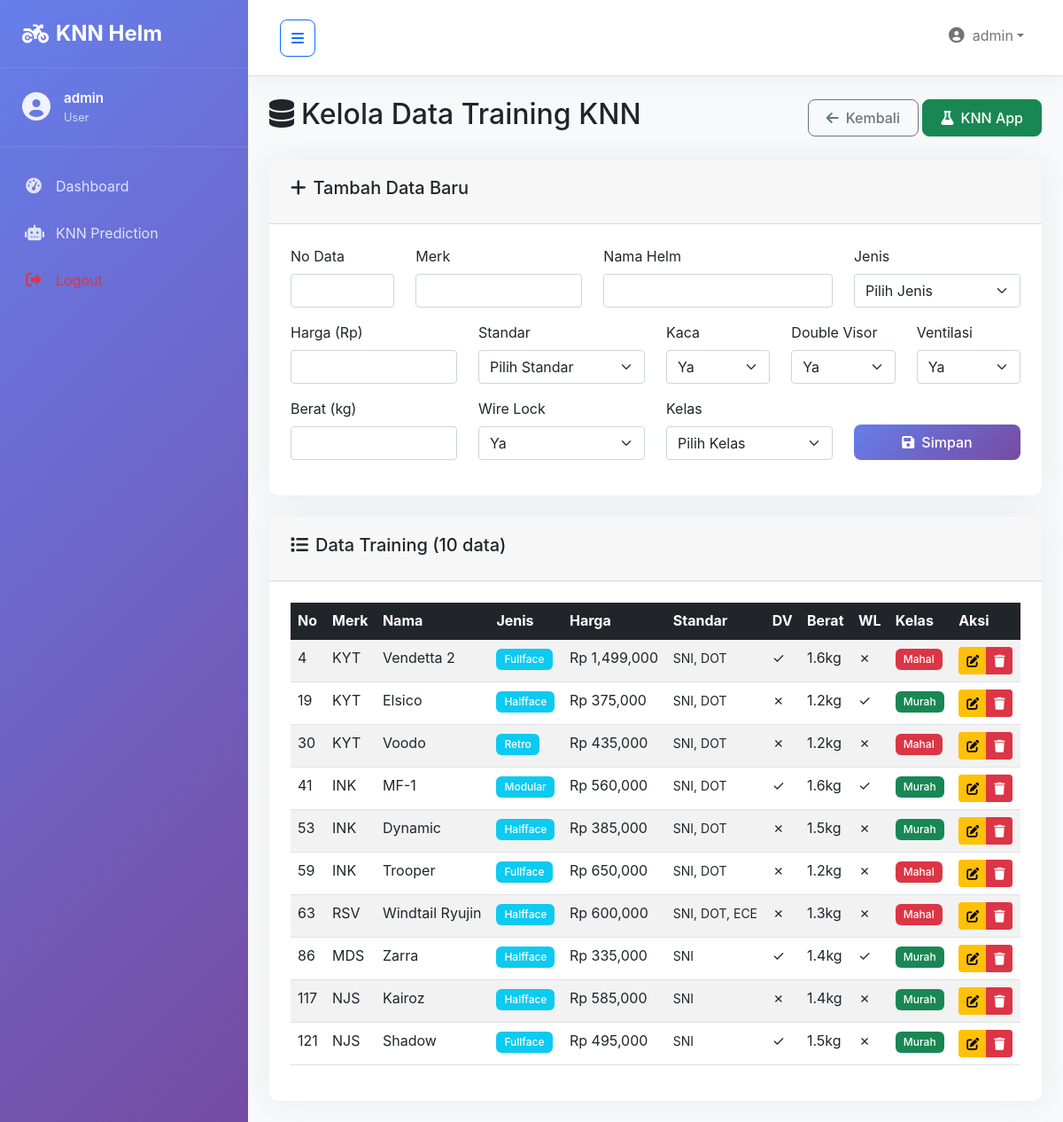
The app's page /pages/knn_data.php (signed in) with its own data.
### tables this page shows
CREATE TABLE `knn_training_data` (
    `id` INT PRIMARY KEY AUTO_INCREMENT,
    `no_data` INT NOT NULL,
    `merk` VARCHAR(50) NOT NULL,
    `nama` VARCHAR(100) NOT NULL,
    `jenis` ENUM('Fullface', 'Halfface', 'Retro', 'Modular') NOT NULL,
    `harga` INT NOT NULL,
    `standar` VARCHAR(100) NOT NULL,
    `kaca` ENUM('Ya', 'No') NOT NULL DEFAULT 'Ya',
    `double_visor` ENUM('Ya', 'No') NOT NULL DEFAULT 'No',
    `ventilasi_udara` ENUM('Ya', 'No') NOT NULL DEFAULT 'Ya',
    `berat` DECIMAL(3,1) NOT NULL,
    `wire_lock` ENUM('Ya', 'No') NOT NULL DEFAULT 'No',
    `kelas` ENUM('Mahal', 'Murah') NOT NULL,
    `created_at` TIMESTAMP DEFAULT CURRENT_TIMESTAMP
);

### pages/knn_data.php (the view, shortened to what this page needs)
<?php
require_once '../config/db.php';
$edit_data = null;
$sql = "SELECT * FROM knn_training_data ORDER BY no_data";
$result = $conn->query($sql);
?>
<!DOCTYPE html>
<html lang="id">
<head>
    <link href="https://cdn.jsdelivr.net/npm/bootstrap@5.1.3/dist/css/bootstrap.min.css" rel="stylesheet">
    <link href="https://cdnjs.cloudflare.com/ajax/libs/font-awesome/6.0.0/css/all.min.css" rel="stylesheet">
    <link href="../assets/css/dashboard.css" rel="stylesheet">
</head>
<body>
    <div class="wrapper">
        <?php include '../includes/sidebar.php'; ?>
        <div id="content" class="content">
            <nav class="navbar navbar-expand-lg navbar-light bg-white border-bottom">
                <div class="container-fluid">
                    <button type="button" id="sidebarCollapse" class="btn btn-outline-primary">
                        <i class="fas fa-bars"></i>
                    </button>
                    <div class="navbar-nav ms-auto">
                        <div class="nav-item dropdown">
                            <a class="nav-link dropdown-toggle" href="#" id="navbarDropdown" role="button" data-bs-toggle="dropdown">
                                <i class="fas fa-user-circle me-2"></i>
                                <?php echo $_SESSION['username']; ?>
                            </a>
                        </div>
                    </div>
                </div>
            </nav>
            <div class="container-fluid p-4">
                <div class="d-flex justify-content-between align-items-center mb-4">
                    <h2><i class="fas fa-database me-2"></i>Kelola Data Training KNN</h2>
                    <div>
                        <a href="dashboard.php" class="btn btn-outline-secondary">
                            <i class="fas fa-arrow-left me-2"></i>Kembali
                        </a>
                        <a href="../knn_app.py" class="btn btn-success" target="_blank">
                            <i class="fas fa-flask me-2"></i>KNN App
                        </a>
                    </div>
                </div>
                <div class="card mb-4">
                    <div class="card-header">
                        <h5><i class="fas fa-plus me-2"></i><?= $edit_data ? 'Edit Data' : 'Tambah Data Baru' ?></h5>
                    </div>
                    <div class="card-body">
                        <form method="POST">
                            <div class="row">
                                <div class="col-md-2">
                                    <div class="mb-3">
                                        <label class="form-label">No Data</label>
                                        <input type="number" class="form-control" name="no_data"
                                               value="<?= $edit_data['no_data'] ?? '' ?>" required>
                                    </div>
                                </div>
                                <div class="col-md-3">
                                    <div class="mb-3">
                                        <label class="form-label">Merk</label>
                                        <input type="text" class="form-control" name="merk"
                                               value="<?= $edit_data['merk'] ?? '' ?>" required>
                                    </div>
                                </div>
                                <div class="col-md-4">
                                    <div class="mb-3">
                                        <label class="form-label">Nama Helm</label>
                                        <input type="text" class="form-control" name="nama"
                                               value="<?= $edit_data['nama'] ?? '' ?>" required>
                                    </div>
                                </div>
                                <div class="col-md-3">
                                    <div class="mb-3">
                                        <label class="form-label">Jenis</label>
                                        <select class="form-select" name="jenis" required>
                                            <option value="">Pilih Jenis</option>
                                        </select>
                                    </div>
                                </div>
                            </div>
                            <div class="row">
                                <div class="col-md-3">
                                    <div class="mb-3">
                                        <label class="form-label">Harga (Rp)</label>
                                        <input type="number" class="form-control" name="harga"
                                               value="<?= $edit_data['harga'] ?? '' ?>" required>
                                    </div>
                                </div>
                                <div class="col-md-3">
                                    <div class="mb-3">
                                        <label class="form-label">Standar</label>
                                        <select class="form-select" name="standar" required>
                                            <option value="">Pilih Standar</option>
                                        </select>
                                    </div>
                                </div>
                                <div class="col-md-2">
                                    <div class="mb-3">
                                        <label class="form-label">Kaca</label>
                                        <select class="form-select" name="kaca" required>
                                            <option value="Ya" <?= ($edit_data['kaca'] ?? '') == 'Ya' ? 'selected' : '' ?>>Ya</option>
                                        </select>
                                    </div>
                                </div>
                                <div class="col-md-2">
                                    <div class="mb-3">
                                        <label class="form-label">Double Visor</label>
                                        <select class="form-select" name="double_visor" required>
                                            <option value="Ya" <?= ($edit_data['double_visor'] ?? '') == 'Ya' ? 'selected' : '' ?>>Ya</option>
                                        </select>
                                    </div>
                                </div>
                                <div class="col-md-2">
                                    <div class="mb-3">
                                        <label class="form-label">Ventilasi</label>
                                        <select class="form-select" name="ventilasi_udara" required>
                                            <option value="Ya" <?= ($edit_data['ventilasi_udara'] ?? '') == 'Ya' ? 'selected' : '' ?>>Ya</option>
                                        </select>
                                    </div>
                                </div>
                            </div>
                            <div class="row">
                                <div class="col-md-3">
                                    <div class="mb-3">
                                        <label class="form-label">Berat (kg)</label>
                                        <input type="number" step="0.1" class="form-control" name="berat"
                                               value="<?= $edit_data['berat'] ?? '' ?>" required>
                                    </div>
                                </div>
                                <div class="col-md-3">
                                    <div class="mb-3">
                                        <label class="form-label">Wire Lock</label>
                                        <select class="form-select" name="wire_lock" required>
                                            <option value="Ya" <?= ($edit_data['wire_lock'] ?? '') == 'Ya' ? 'selected' : '' ?>>Ya</option>
                                        </select>
                                    </div>
                                </div>
                                <div class="col-md-3">
                                    <div class="mb-3">
                                        <label class="form-label">Kelas</label>
                                        <select class="form-select" name="kelas" required>
                                            <option value="">Pilih Kelas</option>
                                        </select>
                                    </div>
                                </div>
                                <div class="col-md-3 d-flex align-items-end">
                                    <div class="mb-3 w-100">
                                        <button type="submit" class="btn btn-primary w-100">
                                            <i class="fas fa-save me-2"></i><?= $edit_data ? 'Update' : 'Simpan' ?>
                                        </button>
                                    </div>
                                </div>
                            </div>
                        </form>
                    </div>
                </div>
                <div class="card">
                    <div class="card-header">
                        <h5><i class="fas fa-list me-2"></i>Data Training (<?= $result->num_rows ?> data)</h5>
                    </div>
                    <div class="card-body">
                        <div class="table-responsive">
                            <table class="table table-striped table-hover">
                                <thead class="table-dark">
                                    <tr>
                                        <th>No</th>
                                        <th>Merk</th>
                                        <th>Nama</th>
                                        <th>Jenis</th>
                                        <th>Harga</th>
                                        <th>Standar</th>
                                        <th>DV</th>
                                        <th>Berat</th>
                                        <th>WL</th>
                                        <th>Kelas</th>
                                        <th>Aksi</th>
                                    </tr>
                                </thead>
                                <tbody>
                                    <?php if ($result->num_rows > 0): ?>
                                        <?php while ($row = $result->fetch_assoc()): ?>
                                        <tr>
                                            <td><?= $row['no_data'] ?></td>
                                            <td><?= $row['merk'] ?></td>
                                            <td><?= $row['nama'] ?></td>
                                            <td><span class="badge bg-info"><?= $row['jenis'] ?></span></td>
                                            <td>Rp <?= number_format($row['harga']) ?></td>
                                            <td><small><?= $row['standar'] ?></small></td>
                                            <td><?= $row['double_visor'] == 'Ya' ? '✓' : '✗' ?></td>
                                            <td><?= $row['berat'] ?>kg</td>
                                            <td><?= $row['wire_lock'] == 'Ya' ? '✓' : '✗' ?></td>
                                            <td>
                                                <span class="badge bg-<?= $row['kelas'] == 'Mahal' ? 'danger' : 'success' ?>">
                                                    <?= $row['kelas'] ?>
                                                </span>
                                            </td>
                                            <td>
                                                <div class="btn-group btn-group-sm">
                                                    <a href="?action=edit&id=<?= $row['id'] ?>" class="btn btn-warning">
                                                        <i class="fas fa-edit"></i>
                                                    </a>
                                                    <a href="?action=delete&id=<?= $row['id'] ?>" class="btn btn-danger"
                                                       onclick="return confirm('Yakin hapus data ini?')">
                                                        <i class="fas fa-trash"></i>
                                                    </a>
                                                </div>
                                            </td>
                                        </tr>
                                        <?php endwhile; ?>
                                    <?php else: ?>
                                        <tr>
                                            <td colspan="11" class="text-center">Tidak ada data</td>
                                        </tr>
                                    <?php endif; ?>
                                </tbody>
                            </table>
                        </div>
                    </div>
                </div>
            </div>
        </div>
    </div>
</body>
</html>

### assets/css/dashboard.css (style rules this page uses)
:root { --primary-color: #667eea; --secondary-color: #764ba2; --sidebar-width: 280px; --sidebar-collapsed-width: 70px; --header-height: 70px; --border-radius: 10px; --box-shadow: 0 0 35px 0 rgba(154, 161, 171, 0.15); --transition: all 0.3s ease; }
body { font-family: 'Inter', -apple-system, BlinkMacSystemFont, 'Segoe UI', Roboto, sans-serif; background-color: #f8f9fa; margin: 0; padding: 0; }
.wrapper { display: flex; width: 100%; align-items: stretch; min-height: 100vh; }
.nav-item { margin-bottom: 5px; }
.nav-link { display: flex; align-items: center; padding: 12px 25px; color: rgba(255, 255, 255, 0.8); text-decoration: none; transition: var(--transition); border-left: 3px solid transparent; }
.nav-link i { width: 20px; margin-right: 15px; text-align: center; font-size: 1.1rem; }
.content { flex: 1; min-width: 0; background-color: #f8f9fa; }
.navbar { padding: 1rem 1.5rem; box-shadow: var(--box-shadow); }
#sidebarCollapse { border-radius: 8px; padding: 8px 12px; }
.card { border-radius: var(--border-radius); border: none; box-shadow: var(--box-shadow); transition: var(--transition); }
.card-header { border-radius: var(--border-radius) var(--border-radius) 0 0 !important; padding: 1.25rem 1.5rem; }
.card-body { padding: 1.5rem; }
.btn { border-radius: 8px; padding: 8px 20px; font-weight: 500; transition: var(--transition); }
.btn-primary { background: linear-gradient(135deg, var(--primary-color) 0%, var(--secondary-color) 100%); border: none; }
.badge { border-radius: 6px; padding: 0.5em 0.75em; font-size: 0.75rem; font-weight: 500; }
.card { animation: fadeInUp 0.6s ease-out; }

### records on screen
knn_training_data: no_data "4", merk "KYT", nama "Vendetta 2", jenis "Fullface", harga "1,499,000", standar "SNI, DOT", berat "1.6", kelas "Mahal"
knn_training_data: no_data "19", merk "KYT", nama "Elsico", jenis "Halfface", harga "375,000", standar "SNI, DOT", berat "1.2", kelas "Murah"
knn_training_data: no_data "30", merk "KYT", nama "Voodo", jenis "Retro", harga "435,000", standar "SNI, DOT", berat "1.2", kelas "Mahal"
knn_training_data: no_data "41", merk "INK", nama "MF-1", jenis "Modular", harga "560,000", standar "SNI, DOT", berat "1.6", kelas "Murah"
knn_training_data: no_data "53", merk "INK", nama "Dynamic", jenis "Halfface", harga "385,000", standar "SNI, DOT", berat "1.5", kelas "Murah"
knn_training_data: no_data "59", merk "INK", nama "Trooper", jenis "Fullface", harga "650,000", standar "SNI, DOT", berat "1.2", kelas "Mahal"
knn_training_data: no_data "63", merk "RSV", nama "Windtail Ryujin", jenis "Halfface", harga "600,000", standar "SNI, DOT, ECE", berat "1.3", kelas "Mahal"
knn_training_data: no_data "86", merk "MDS", nama "Zarra", jenis "Halfface", harga "335,000", standar "SNI", berat "1.4", kelas "Murah"
knn_training_data: no_data "117", merk "NJS", nama "Kairoz", jenis "Halfface", harga "585,000", standar "SNI", berat "1.4", kelas "Murah"
knn_training_data: no_data "121", merk "NJS", nama "Shadow", jenis "Fullface", harga "495,000", standar "SNI", berat "1.5", kelas "Murah"

### other values on screen
$_SESSION['username'] "admin"
$user_role "User"
$result->num_rows "10"
